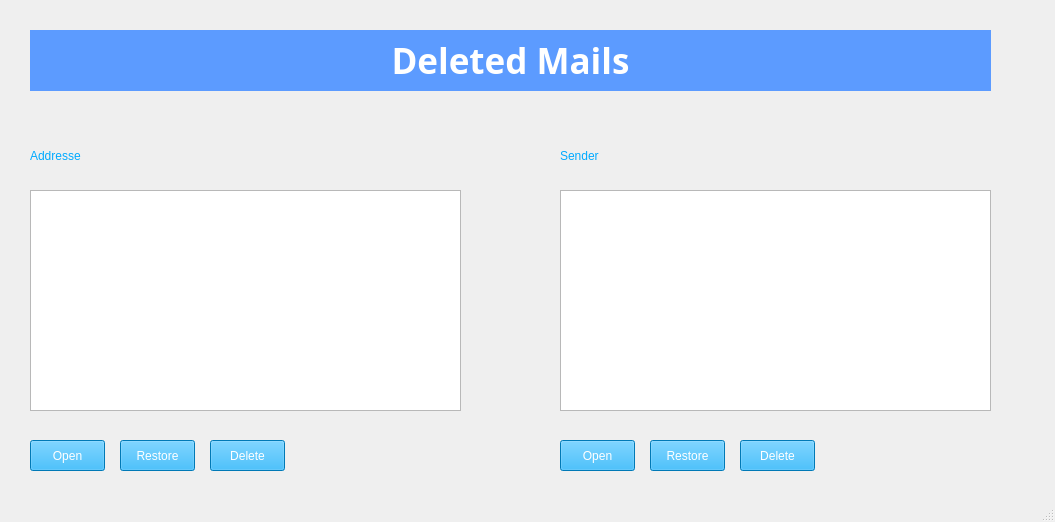
<?xml version="1.0" encoding="UTF-8"?>
<ui version="4.0">
 <class>DeletedWindow</class>
 <widget class="QMainWindow" name="DeletedWindow">
  <property name="geometry">
   <rect>
    <x>0</x>
    <y>0</y>
    <width>1055</width>
    <height>522</height>
   </rect>
  </property>
  <property name="minimumSize">
   <size>
    <width>1055</width>
    <height>522</height>
   </size>
  </property>
  <property name="maximumSize">
   <size>
    <width>1055</width>
    <height>522</height>
   </size>
  </property>
  <property name="windowTitle">
   <string>MainWindow</string>
  </property>
  <widget class="QWidget" name="centralwidget">
   <widget class="QLabel" name="lblDeleted">
    <property name="geometry">
     <rect>
      <x>30</x>
      <y>30</y>
      <width>961</width>
      <height>61</height>
     </rect>
    </property>
    <property name="font">
     <font>
      <family>Bahnschrift</family>
      <pointsize>26</pointsize>
      <weight>75</weight>
      <bold>true</bold>
     </font>
    </property>
    <property name="styleSheet">
     <string notr="true">background-color: rgb(92, 155, 255);
color: rgb(255, 255, 255);</string>
    </property>
    <property name="text">
     <string>Deleted Mails</string>
    </property>
    <property name="alignment">
     <set>Qt::AlignCenter</set>
    </property>
   </widget>
   <widget class="QTableWidget" name="tblA">
    <property name="geometry">
     <rect>
      <x>30</x>
      <y>190</y>
      <width>431</width>
      <height>221</height>
     </rect>
    </property>
    <property name="font">
     <font>
      <family>Bahnschrift</family>
      <pointsize>12</pointsize>
     </font>
    </property>
    <property name="cursor" stdset="0">
     <cursorShape>PointingHandCursor</cursorShape>
    </property>
    <property name="editTriggers">
     <set>QAbstractItemView::NoEditTriggers</set>
    </property>
    <property name="alternatingRowColors">
     <bool>true</bool>
    </property>
    <property name="selectionMode">
     <enum>QAbstractItemView::SingleSelection</enum>
    </property>
   </widget>
   <widget class="QLabel" name="lblAddresse">
    <property name="geometry">
     <rect>
      <x>30</x>
      <y>140</y>
      <width>141</width>
      <height>31</height>
     </rect>
    </property>
    <property name="styleSheet">
     <string notr="true">color: rgb(0, 170, 255);
font: 75 22pt &quot;Bahnschrift&quot;;</string>
    </property>
    <property name="text">
     <string>Addresse</string>
    </property>
   </widget>
   <widget class="QLabel" name="lblSender">
    <property name="geometry">
     <rect>
      <x>560</x>
      <y>140</y>
      <width>141</width>
      <height>31</height>
     </rect>
    </property>
    <property name="styleSheet">
     <string notr="true">color: rgb(0, 170, 255);
font: 75 22pt &quot;Bahnschrift&quot;;</string>
    </property>
    <property name="text">
     <string>Sender</string>
    </property>
   </widget>
   <widget class="QTableWidget" name="tbleS">
    <property name="geometry">
     <rect>
      <x>560</x>
      <y>190</y>
      <width>431</width>
      <height>221</height>
     </rect>
    </property>
    <property name="font">
     <font>
      <family>Bahnschrift</family>
      <pointsize>12</pointsize>
     </font>
    </property>
    <property name="cursor" stdset="0">
     <cursorShape>PointingHandCursor</cursorShape>
    </property>
    <property name="editTriggers">
     <set>QAbstractItemView::NoEditTriggers</set>
    </property>
    <property name="alternatingRowColors">
     <bool>true</bool>
    </property>
    <property name="selectionMode">
     <enum>QAbstractItemView::SingleSelection</enum>
    </property>
   </widget>
   <widget class="QPushButton" name="pshBtnOpenA">
    <property name="geometry">
     <rect>
      <x>30</x>
      <y>440</y>
      <width>75</width>
      <height>31</height>
     </rect>
    </property>
    <property name="cursor">
     <cursorShape>OpenHandCursor</cursorShape>
    </property>
    <property name="styleSheet">
     <string notr="true">color: rgb(255, 255, 255);
font: 75 12pt &quot;Bahnschrift&quot;;
background-color: rgb(0, 170, 255);</string>
    </property>
    <property name="text">
     <string>Open</string>
    </property>
   </widget>
   <widget class="QPushButton" name="pshBtnS">
    <property name="geometry">
     <rect>
      <x>560</x>
      <y>440</y>
      <width>75</width>
      <height>31</height>
     </rect>
    </property>
    <property name="cursor">
     <cursorShape>OpenHandCursor</cursorShape>
    </property>
    <property name="styleSheet">
     <string notr="true">color: rgb(255, 255, 255);
font: 75 12pt &quot;Bahnschrift&quot;;
background-color: rgb(0, 170, 255);</string>
    </property>
    <property name="text">
     <string>Open</string>
    </property>
   </widget>
   <widget class="QPushButton" name="pshBtnRestoreA">
    <property name="geometry">
     <rect>
      <x>120</x>
      <y>440</y>
      <width>75</width>
      <height>31</height>
     </rect>
    </property>
    <property name="cursor">
     <cursorShape>OpenHandCursor</cursorShape>
    </property>
    <property name="styleSheet">
     <string notr="true">color: rgb(255, 255, 255);
font: 75 12pt &quot;Bahnschrift&quot;;
background-color: rgb(0, 170, 255);</string>
    </property>
    <property name="text">
     <string>Restore</string>
    </property>
   </widget>
   <widget class="QPushButton" name="pshBtnDeleteA">
    <property name="geometry">
     <rect>
      <x>210</x>
      <y>440</y>
      <width>75</width>
      <height>31</height>
     </rect>
    </property>
    <property name="cursor">
     <cursorShape>OpenHandCursor</cursorShape>
    </property>
    <property name="styleSheet">
     <string notr="true">color: rgb(255, 255, 255);
font: 75 12pt &quot;Bahnschrift&quot;;
background-color: rgb(0, 170, 255);</string>
    </property>
    <property name="text">
     <string>Delete</string>
    </property>
   </widget>
   <widget class="QPushButton" name="pshBtnRestoreS">
    <property name="geometry">
     <rect>
      <x>650</x>
      <y>440</y>
      <width>75</width>
      <height>31</height>
     </rect>
    </property>
    <property name="cursor">
     <cursorShape>OpenHandCursor</cursorShape>
    </property>
    <property name="styleSheet">
     <string notr="true">color: rgb(255, 255, 255);
font: 75 12pt &quot;Bahnschrift&quot;;
background-color: rgb(0, 170, 255);</string>
    </property>
    <property name="text">
     <string>Restore</string>
    </property>
   </widget>
   <widget class="QPushButton" name="pshBtnDeleteS">
    <property name="geometry">
     <rect>
      <x>740</x>
      <y>440</y>
      <width>75</width>
      <height>31</height>
     </rect>
    </property>
    <property name="cursor">
     <cursorShape>OpenHandCursor</cursorShape>
    </property>
    <property name="styleSheet">
     <string notr="true">color: rgb(255, 255, 255);
font: 75 12pt &quot;Bahnschrift&quot;;
background-color: rgb(0, 170, 255);</string>
    </property>
    <property name="text">
     <string>Delete</string>
    </property>
   </widget>
  </widget>
  <widget class="QMenuBar" name="menubar">
   <property name="geometry">
    <rect>
     <x>0</x>
     <y>0</y>
     <width>1055</width>
     <height>21</height>
    </rect>
   </property>
  </widget>
  <widget class="QStatusBar" name="statusbar"/>
 </widget>
 <resources/>
 <connections/>
</ui>
